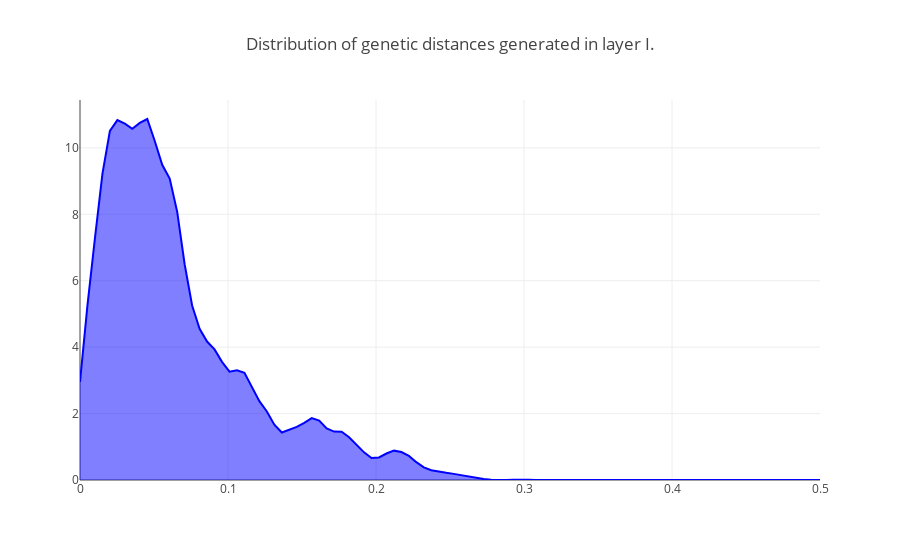

Notebook cell for this chart:
### Code cell
### Distribution of feature space distances between control populations for even and biased scenarios
from sklearn.neighbors import KernelDensity
Fsts_den= Fsts_test.fst

Fsts_den= np.nan_to_num(Fsts_den)

X_plot = np.linspace(0, .5, 100)

kde = KernelDensity(kernel='gaussian', bandwidth=0.005).fit(np.array(Fsts_den).reshape(-1,1))

log_dens = kde.score_samples(X_plot.reshape(-1,1))

fig_roost_dens= [go.Scatter(x=X_plot, y=np.exp(log_dens), 
                            mode='lines', fill='tozeroy', name= 'Biased senarios',
                            line=dict(color='blue', width=2))]

##

layout= go.Layout(
    title= 'Distribution of genetic distances generated in layer I.',
    xaxis= dict(
        range= [0,.5]
    )
)

fig = go.Figure(data=fig_roost_dens, layout= layout)
iplot(fig)
